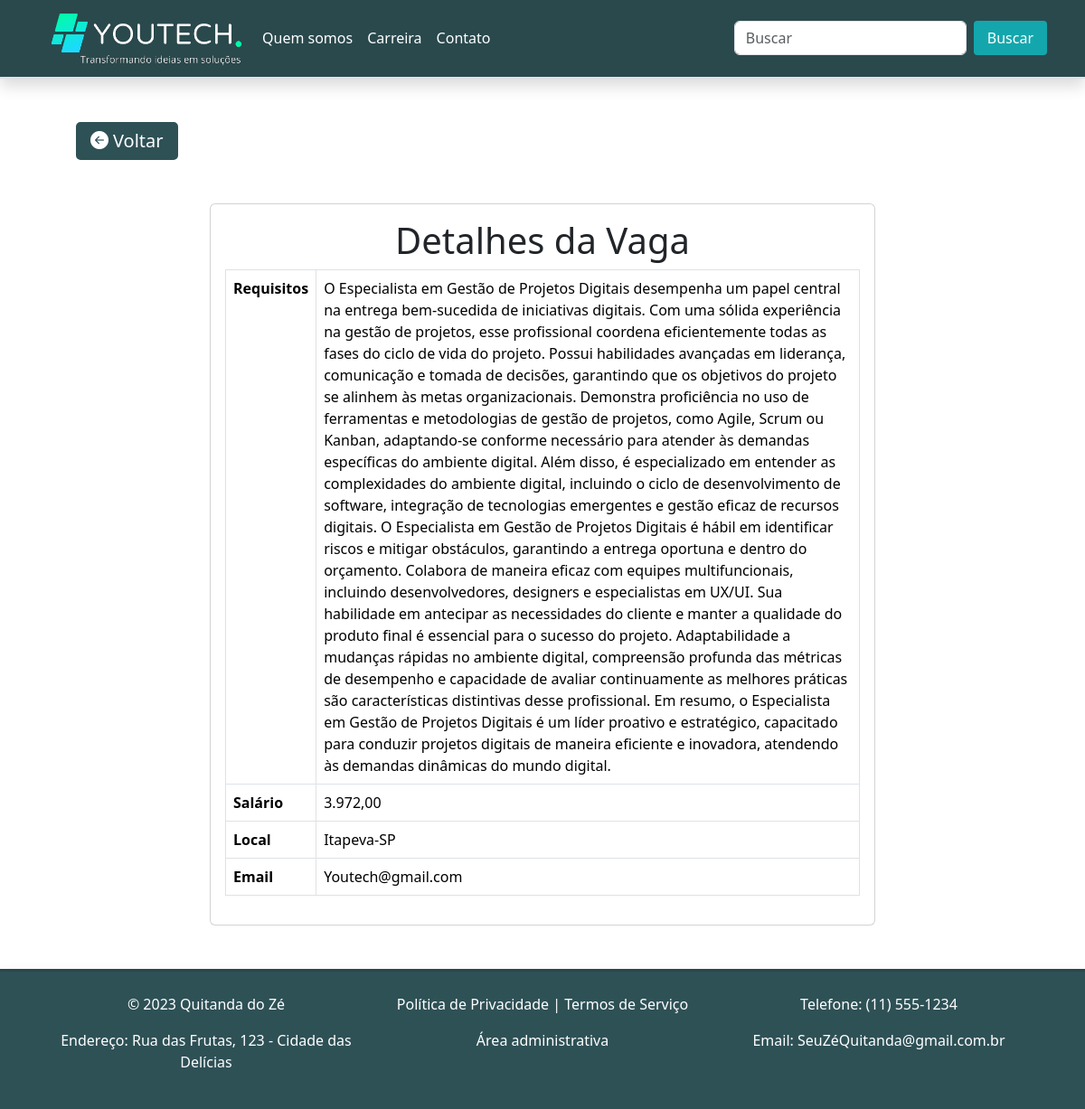
The page /vervagas/7 on the database its author committed.
### tables this page shows
CREATE TABLE vagas(
    id_vagas INTEGER PRIMARY KEY,
    cargo_vagas TEXT NOT NULL,
    requisitos_vagas TEXT NOT NULL, 
    salario_vagas REAL NOT NULL, 
    local_vagas TEXT NOT NULL, 
    email_vagas TEXT NOT NULL, 
    img_vagas TEXT NOT NULL
);

### youtech.py (the view)
@app.route("/vervagas/<id_vagas>")
def vervagas(id_vagas):
    iniciar_db()
    id_vagas = int(id_vagas)
    conexao = conecta_database()
    vagas = conexao.execute('SELECT * FROM vagas WHERE id_vagas = ?',(id_vagas,)).fetchall()
    conexao.close()
    title = "Ver vagas"
    return render_template("vervagas.html", vagas = vagas, title=title)

### youtech.py (called while the page is built)
def conecta_database():
    conexao = sql.connect("db_youtech.db")
    conexao.row_factory = sql.Row
    return conexao

def iniciar_db():
    conexao = conecta_database()
    with app.open_resource('esquema.sql', mode='r') as comandos:
        conexao.cursor().executescript(comandos.read())
    conexao.commit()
    conexao.close()

### templates/vervagas.html (shortened to what this page needs)
{% extends 'modelo.html' %}
{% block conteudo %}
{%for vaga in vagas %}
</head>
<body>
  <a href="/" class="fs-5" style="margin-left: 7%;">
    <button id="botao2"><i class="bi bi-arrow-left-circle-fill" style="margin-right: 5px;"></i>Voltar</button>
  </a>
  <div class="container mt-5">
    <div class="row">
      <div class="col-md-8 offset-md-2">
        <div class="card">
          <div class="card-body">
            <h1 class="card-title" style="text-align: center;">Detalhes da Vaga</h1>
            <table class="table table-bordered">
              <tbody>
                <tr>
                  <th scope="row">Requisitos</th>
                  <td>{{vaga['requisitos_vagas']}}</td>
                </tr>
                <tr>
                  <th scope="row">Salário</th>
                  <td>{{vaga['salario_vagas']}}</td>
                </tr>
                <tr>
                  <th scope="row">Local</th>
                  <td>{{vaga['local_vagas']}}</td>
                </tr>
                <tr>
                  <th scope="row">Email</th>
                  <td>{{vaga['email_vagas']}}</td>
                </tr>
              </tbody>
            </table>
          </div>
        </div>
      </div>
    </div>
  </div>
{% endfor %}
{% endblock %}

### static/estilo.css (style rules this page uses)
#botao2 { cursor: pointer; background-color: #2e5156; transition: background-color 0.2s; border: 2px solid #2e5156; color: #fff; padding: 4px 14px; border-radius: 5px; }
.card { overflow: hidden; }

### rows shown on the page
vagas: requisitos_vagas "O Especialista em Gestão de Projetos Digitais desempenha um papel central na entrega bem-sucedida de iniciativas digitais. Com uma sólida experiência na gestão de projetos, esse profissional coordena eficientemente todas as fases do ciclo de vida do projeto. Possui habilidades avançadas em liderança, comunicação e tomada de decisões, garantindo que os objetivos do projeto se alinhem às metas organizacionais. Demonstra proficiência no uso de ferramentas e metodologias de gestão de projetos, como Agile, Scrum ou Kanban, adaptando-se conforme necessário para atender às demandas específicas do ambiente digital. Além disso, é especializado em entender as complexidades do ambiente digital,…", salario_vagas "3.972,00", local_vagas "Itapeva-SP", email_vagas "Youtech@gmail.com"
